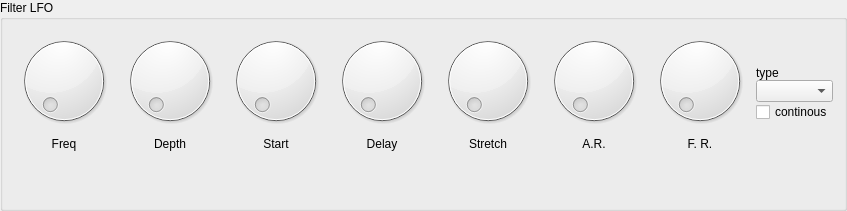
    <widget class="GroupBox" name="amplitudeLFO_2">
     <property name="title">
      <string>Filter LFO</string>
     </property>
     <property name="alignment">
      <set>Qt::AlignLeading|Qt::AlignLeft|Qt::AlignTop</set>
     </property>
     <property name="controlId" stdset="0">
      <string>FILTER_LFO</string>
     </property>
     <layout class="QGridLayout" name="gridLayout_9">
      <item row="0" column="0">
       <widget class="Dial" name="a_dt_10">
        <property name="sizePolicy">
         <sizepolicy hsizetype="Preferred" vsizetype="Preferred">
          <horstretch>0</horstretch>
          <verstretch>0</verstretch>
         </sizepolicy>
        </property>
        <property name="controlId" stdset="0">
         <string>freq</string>
        </property>
       </widget>
      </item>
      <item row="0" column="1">
       <widget class="Dial" name="a_dt_11">
        <property name="sizePolicy">
         <sizepolicy hsizetype="Preferred" vsizetype="Preferred">
          <horstretch>0</horstretch>
          <verstretch>0</verstretch>
         </sizepolicy>
        </property>
        <property name="controlId" stdset="0">
         <string>intensity</string>
        </property>
       </widget>
      </item>
      <item row="0" column="2">
       <widget class="Dial" name="d_dt_6">
        <property name="sizePolicy">
         <sizepolicy hsizetype="Preferred" vsizetype="Preferred">
          <horstretch>0</horstretch>
          <verstretch>0</verstretch>
         </sizepolicy>
        </property>
        <property name="controlId" stdset="0">
         <string>start_phase</string>
        </property>
       </widget>
      </item>
      <item row="0" column="3">
       <widget class="Dial" name="s_val_14">
        <property name="sizePolicy">
         <sizepolicy hsizetype="Preferred" vsizetype="Preferred">
          <horstretch>0</horstretch>
          <verstretch>0</verstretch>
         </sizepolicy>
        </property>
        <property name="controlId" stdset="0">
         <string>delay</string>
        </property>
       </widget>
      </item>
      <item row="1" column="0">
       <widget class="QLabel" name="label_61">
        <property name="text">
         <string>Freq</string>
        </property>
        <property name="alignment">
         <set>Qt::AlignCenter</set>
        </property>
       </widget>
      </item>
      <item row="1" column="1">
       <widget class="QLabel" name="label_69">
        <property name="text">
         <string>Depth</string>
        </property>
        <property name="alignment">
         <set>Qt::AlignCenter</set>
        </property>
       </widget>
      </item>
      <item row="1" column="2">
       <widget class="QLabel" name="label_70">
        <property name="text">
         <string>Start</string>
        </property>
        <property name="alignment">
         <set>Qt::AlignCenter</set>
        </property>
       </widget>
      </item>
      <item row="1" column="3">
       <widget class="QLabel" name="label_71">
        <property name="text">
         <string>Delay</string>
        </property>
        <property name="alignment">
         <set>Qt::AlignCenter</set>
        </property>
       </widget>
      </item>
      <item row="0" column="4">
       <widget class="Dial" name="s_val_15">
        <property name="sizePolicy">
         <sizepolicy hsizetype="Preferred" vsizetype="Preferred">
          <horstretch>0</horstretch>
          <verstretch>0</verstretch>
         </sizepolicy>
        </property>
        <property name="controlId" stdset="0">
         <string>stretch</string>
        </property>
       </widget>
      </item>
      <item row="1" column="4">
       <widget class="QLabel" name="label_72">
        <property name="text">
         <string>Stretch</string>
        </property>
        <property name="alignment">
         <set>Qt::AlignCenter</set>
        </property>
       </widget>
      </item>
      <item row="2" column="2">
       <spacer name="verticalSpacer_9">
        <property name="orientation">
         <enum>Qt::Vertical</enum>
        </property>
        <property name="sizeHint" stdset="0">
         <size>
          <width>20</width>
          <height>40</height>
         </size>
        </property>
       </spacer>
      </item>
      <item row="0" column="7" rowspan="3">
       <widget class="QWidget" name="widget_8" native="true">
        <property name="sizePolicy">
         <sizepolicy hsizetype="Preferred" vsizetype="Maximum">
          <horstretch>0</horstretch>
          <verstretch>0</verstretch>
         </sizepolicy>
        </property>
        <layout class="QVBoxLayout" name="verticalLayout_8">
         <property name="spacing">
          <number>0</number>
         </property>
         <property name="margin">
          <number>0</number>
         </property>
         <item>
          <widget class="QLabel" name="label_8">
           <property name="sizePolicy">
            <sizepolicy hsizetype="Preferred" vsizetype="Maximum">
             <horstretch>0</horstretch>
             <verstretch>0</verstretch>
            </sizepolicy>
           </property>
           <property name="text">
            <string>type</string>
           </property>
          </widget>
         </item>
         <item>
          <widget class="ComboBox" name="comboBox_9">
           <property name="controlId" stdset="0">
            <string>lfo_type</string>
           </property>
          </widget>
         </item>
         <item>
          <widget class="CheckBox" name="checkBox_10">
           <property name="text">
            <string>continous</string>
           </property>
           <property name="controlId" stdset="0">
            <string>continous</string>
           </property>
          </widget>
         </item>
         <item>
          <spacer name="verticalSpacer_11">
           <property name="orientation">
            <enum>Qt::Vertical</enum>
           </property>
           <property name="sizeHint" stdset="0">
            <size>
             <width>20</width>
             <height>40</height>
            </size>
           </property>
          </spacer>
         </item>
        </layout>
       </widget>
      </item>
      <item row="0" column="5">
       <widget class="Dial" name="s_val_16">
        <property name="sizePolicy">
         <sizepolicy hsizetype="Preferred" vsizetype="Preferred">
          <horstretch>0</horstretch>
          <verstretch>0</verstretch>
         </sizepolicy>
        </property>
        <property name="controlId" stdset="0">
         <string>randomness_amplitude</string>
        </property>
       </widget>
      </item>
      <item row="1" column="5">
       <widget class="QLabel" name="label_73">
        <property name="text">
         <string>A.R.</string>
        </property>
        <property name="alignment">
         <set>Qt::AlignCenter</set>
        </property>
       </widget>
      </item>
      <item row="0" column="6">
       <widget class="Dial" name="s_val_17">
        <property name="sizePolicy">
         <sizepolicy hsizetype="Preferred" vsizetype="Preferred">
          <horstretch>0</horstretch>
          <verstretch>0</verstretch>
         </sizepolicy>
        </property>
        <property name="controlId" stdset="0">
         <string>randomness_frequency</string>
        </property>
       </widget>
      </item>
      <item row="1" column="6">
       <widget class="QLabel" name="label_74">
        <property name="text">
         <string>F. R.</string>
        </property>
        <property name="alignment">
         <set>Qt::AlignCenter</set>
        </property>
       </widget>
      </item>
     </layout>
    </widget>
